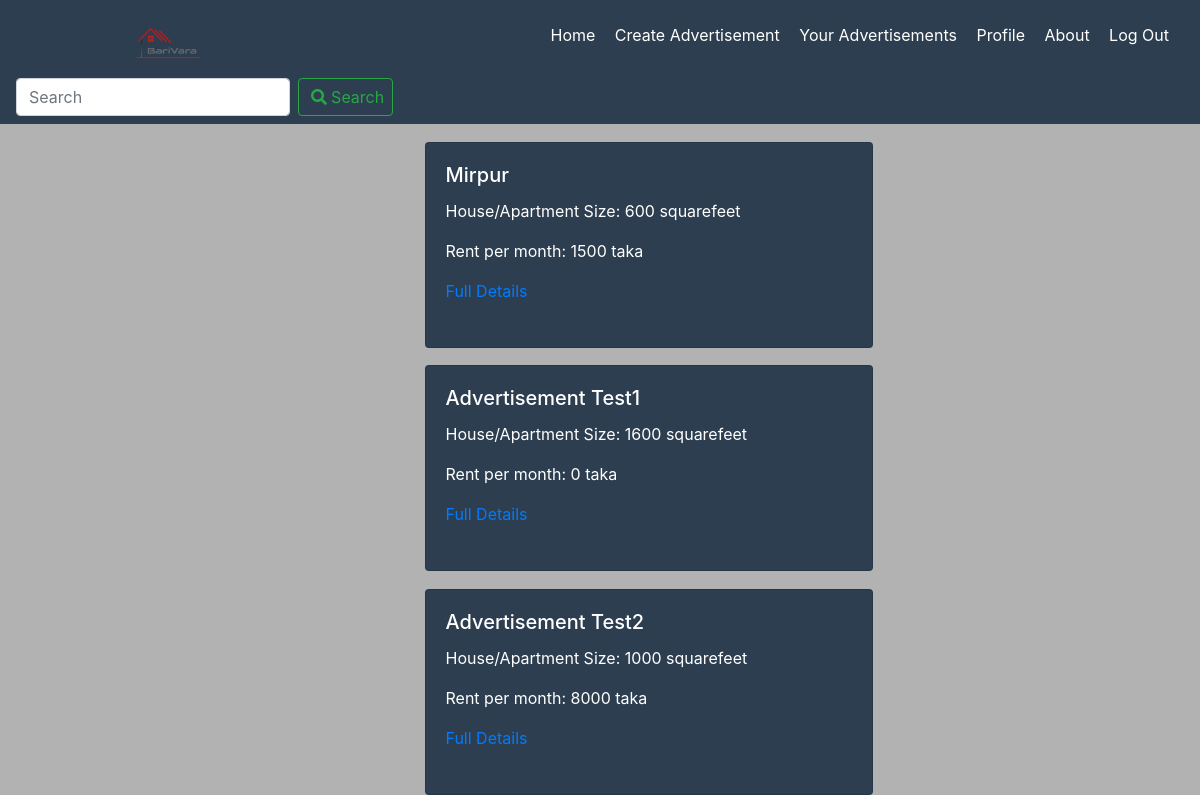
Page /BariVara/ on the earlier database version.
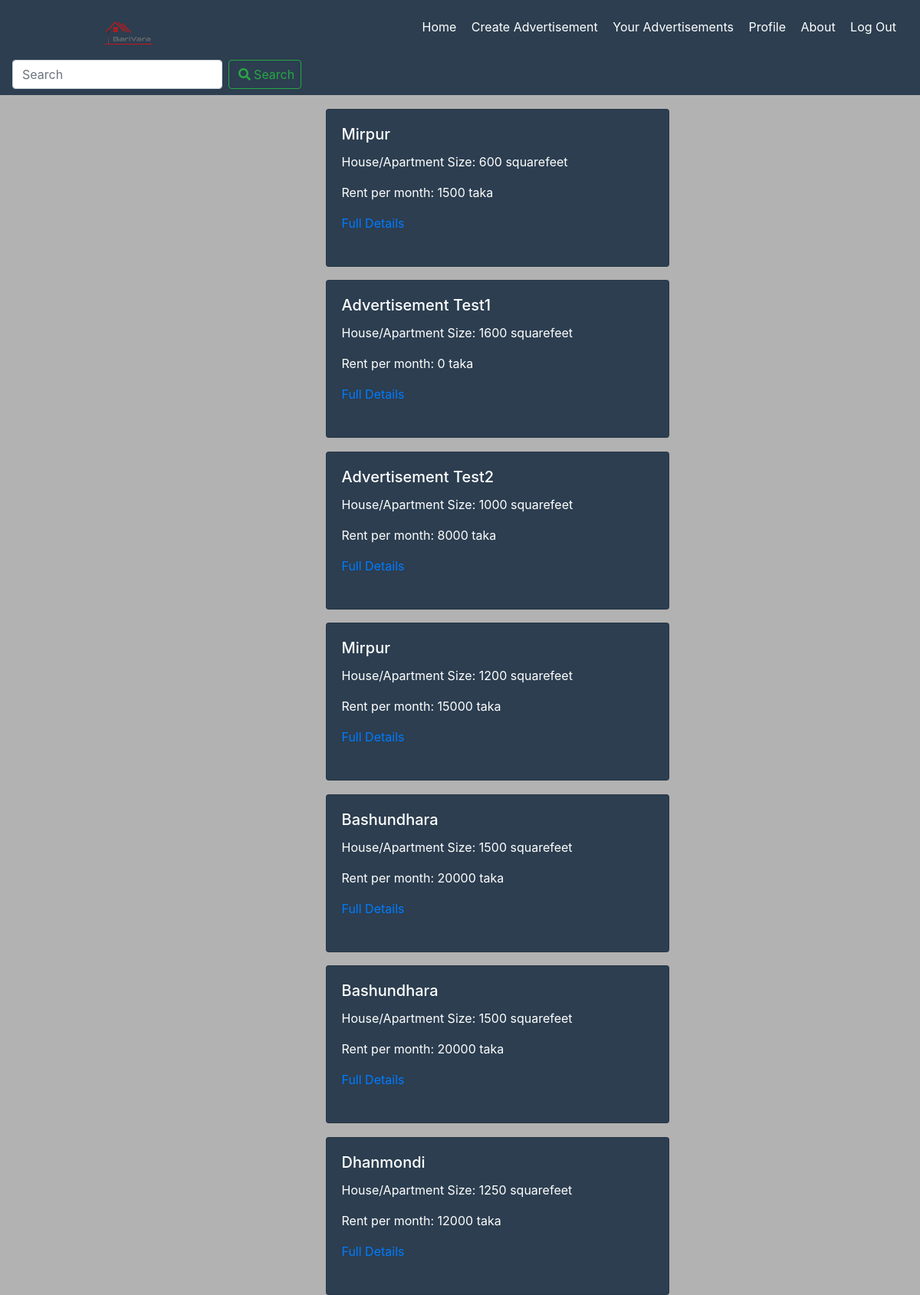
Same page on the later database version.
### BariVara/models.py (models this page shows)
class advertisements(models.Model):
    place=models.CharField(max_length=30)
    address=models.CharField(max_length=50)
    bedroom=models.PositiveSmallIntegerField()
    bathroom=models.PositiveSmallIntegerField()
    rent=models.PositiveIntegerField()
    size=models.PositiveIntegerField()
    date_posted=models.DateTimeField(default=timezone.now)
    owner= models.ForeignKey(User,on_delete=models.CASCADE)
    slug=models.SlugField()

### BariVara/views.py (the view)
# urls.py: path('', views.HomePage, name='HomePage'),
def HomePage(request):
    advertisement={
        'advertisements': advertisements.objects.all()
    }
    return render (request, 'BariVara/HomePage.html',advertisement)

### BariVara/templates/BariVara/HomePage.html (shortened to what this page needs)
{% extends "BariVara/Base.html"%}
{% block content %}
  <div class="col">
{% for advertisement in advertisements %}
<div class="card" id="information" style="width: 28rem;">
  <div class="card-body">
    <h5 class="card-title">{{advertisement.place}}</h5>
    <p>House/Apartment Size: {{advertisement.size}} squarefeet</p>
    <p>Rent per month: {{advertisement.rent}} taka</p>
    <a href='{% url 'advertisement_details' advertisement.id  %}' class="card-link">Full Details</a>
  </div><br>
</div>
{% endfor %}
  </div>
{% endblock content %}

### BariVara/templates/BariVara/Base.html (shortened to what this page needs)
<!DOCTYPE html>
<html lang="en">
<head>
    <link rel="stylesheet" href="https://maxcdn.bootstrapcdn.com/bootstrap/4.0.0/css/bootstrap.min.css">
    <link rel="stylesheet" href="https://use.fontawesome.com/releases/v5.0.8/css/all.css">
    {% load static %}
</head>
<body>
    <div class="slider">
        <div class="content">
            <div class="principal">
            <div id="main">
                <nav class="navbar navbar-light" style="background-color: #2C3E50">
                    <img src="{% static 'BariVara/Logo.png' %}">
                    <ul>
                        <li> <a href='{% url 'HomePage' %}'> Home </a></li>
                        <li> <a href='{% url 'create_advertisements' %}'> Create Advertisement </a></li>
                        <li> <a href='{% url 'your_advertisements' %}'> Your Advertisements </a></li>
                        <li> <a href='{% url 'profile' %}'> Profile </a></li>
                        <li> <a href="#"> About</a></li>
                        <li> <a href='{% url 'logout' %}'> Log Out </a></li>
                    </ul>
                     <form class="form-inline">
                     <input class="form-control mr-sm-2" type="search" placeholder="Search"  aria-label="Search">
                     <button class="btn btn-outline-success my-2 my-sm-0" type="submit"><i class="fas fa-search"></i><a>Search</a></button>
                    </form>
                </nav>
                {% block content %}
                {% endblock content %}
                </div>
            </div>
        </div>
    </div>
</body>
</html>

### BariVara/templates/BariVara/HomePage.html (style rules this page uses)
#information { margin-top: 1.5%; margin-left: 35%; }

Differences in the rows shown:
added advertisements: place "Mirpur", size "1200", rent "15000"
added advertisements: place "Bashundhara", size "1500", rent "20000"
added advertisements: place "Bashundhara", size "1500", rent "20000"
added advertisements: place "Dhanmondi", size "1250", rent "12000"
